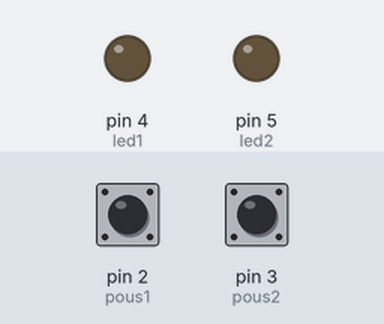
The sketch below on a simulated Arduino Uno, built with avr-gcc and run on an emulated ATmega328P. On the bench: output pins drawn as LEDs (lit = HIGH). Dashed ring = blinking. The inputs (shaded band) are chosen by the test bench; at power-on: pin 2 (pous1) HIGH, pin 3 (pous2) HIGH.

Above: at 1.2 s.
1.3 s: pin 2 (pous1) pulled LOW for 1 s
At 3.4 s:
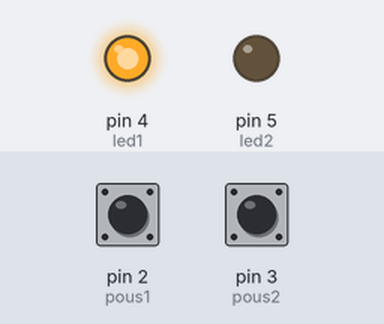
3.8 s: pin 3 (pous2) pulled LOW for 3.2 s
At 4.3 s:
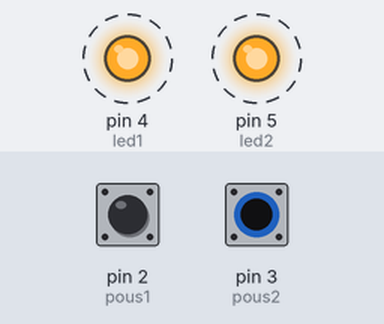
8.5 s: pin 3 (pous2) pulled LOW for 0.25 s
At 9.7 s:
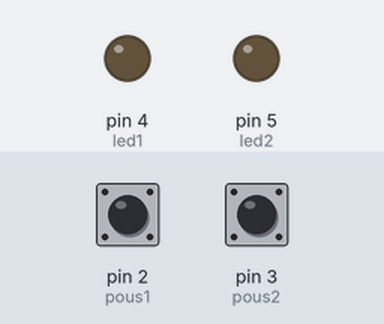
10.2 s: pin 3 (pous2) pulled LOW for 1 s
At 11.5 s:
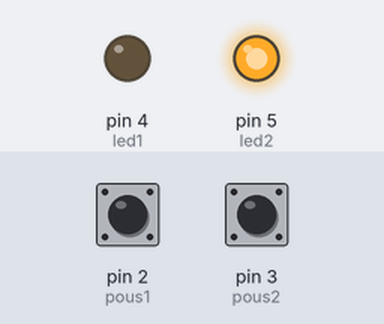
Timing chart, 0 to 13.2 s (numbered marks = the images above; inputs shaded):
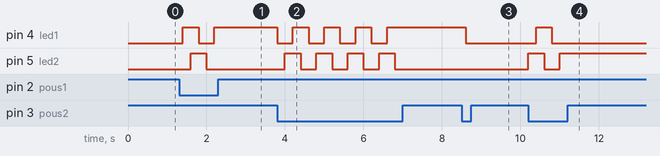

The sketch:

PasAPas.ino
```cpp
#define led1 4
#define led2 5
#define pous1 2
#define pous2 3
#define led1On digitalWrite(led1, HIGH)
#define led1Off digitalWrite(led1, LOW)
#define led2On digitalWrite(led2, HIGH)
#define led2Off digitalWrite(led2, LOW)
#define pous1Pressed !digitalRead(pous1)
#define pous2Pressed !digitalRead(pous2)

byte stepCount = 0;

void moveToNextStep(){
  switch(stepCount){

    case 0 :
      led1Off;
      led2Off;

      break;

    case 1 :
      led1On;
      led2Off;

      break;

    case 2 :
      led1On;
      led2On;

      break;

    case 3 :
      led1Off;
      led2On;

      break;

    default:
      break;
    }

}

void setup() {
  // put your setup code here, to run once:
  pinMode (pous1, INPUT_PULLUP);
  pinMode (pous2, INPUT_PULLUP);
  pinMode (led1, OUTPUT);
  pinMode (led2, OUTPUT);
  //Serial.begin(9600);
}

void loop() {
  // put your main code here, to run repeatedly:

  if(pous1Pressed){
      stepCount++;
  }
  if(pous2Pressed){
    stepCount--;
  }
  if(stepCount == 4){ stepCount = 0; }
  if(stepCount == 255){ stepCount = 3; }
  //Serial.println(stepCount);
  moveToNextStep();
  delay(200);
}
```

Measured:
- after the input at 1.3 s, pin 4 (led1): LOW → HIGH after 0.10 s, → LOW 0.40 s later, → HIGH 0.40 s later; pin 5 (led2): LOW → HIGH after 0.30 s, → LOW 0.40 s later
- after the input at 3.8 s, pin 4 (led1): alternates HIGH for 0.40 s and LOW for 0.40 s, 8 changes in all, then stays HIGH, starting at once; pin 5 (led2): alternates HIGH for 0.40 s and LOW for 0.40 s, 8 changes in all, then stays LOW, starting after 0.20 s
- after the input at 8.5 s, pin 4 (led1): HIGH → LOW after 0.10 s
- after the input at 10.2 s, pin 4 (led1): LOW → HIGH after 0.20 s, → LOW 0.40 s later; pin 5 (led2): LOW → HIGH at once, → LOW 0.40 s later, → HIGH 0.40 s later
